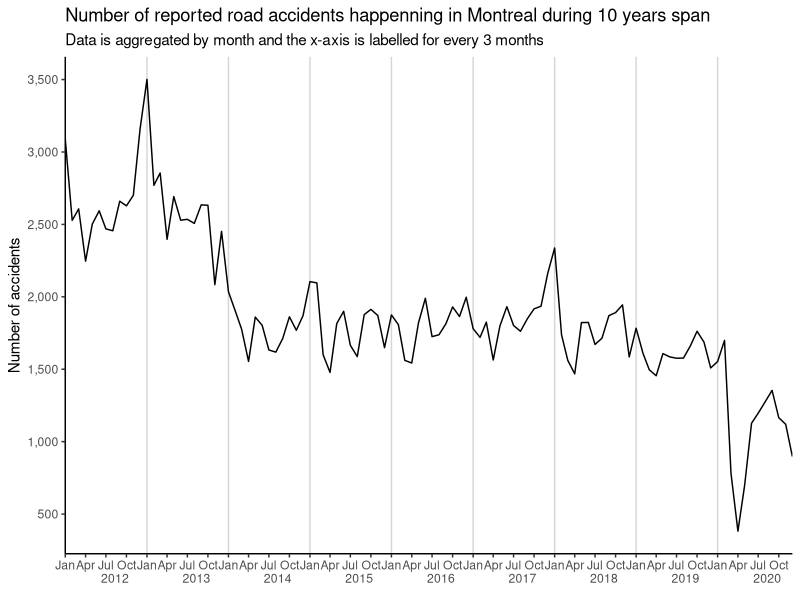
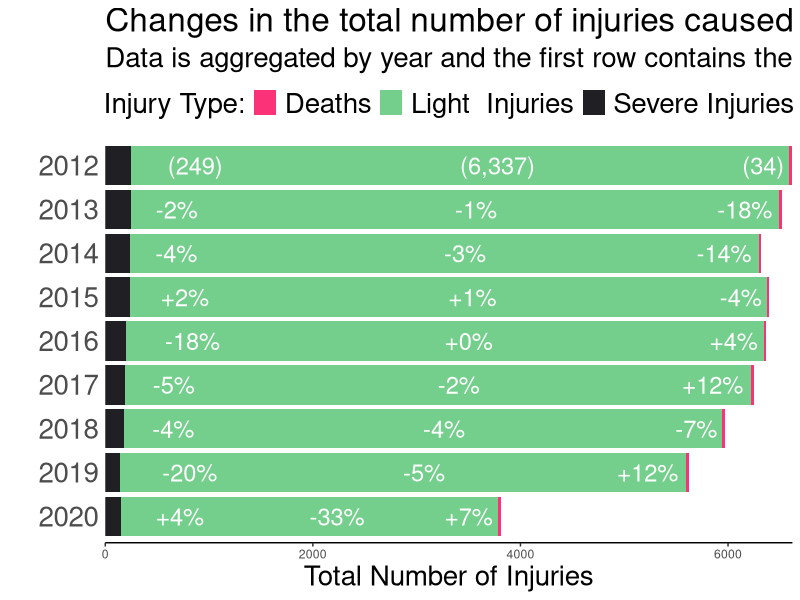
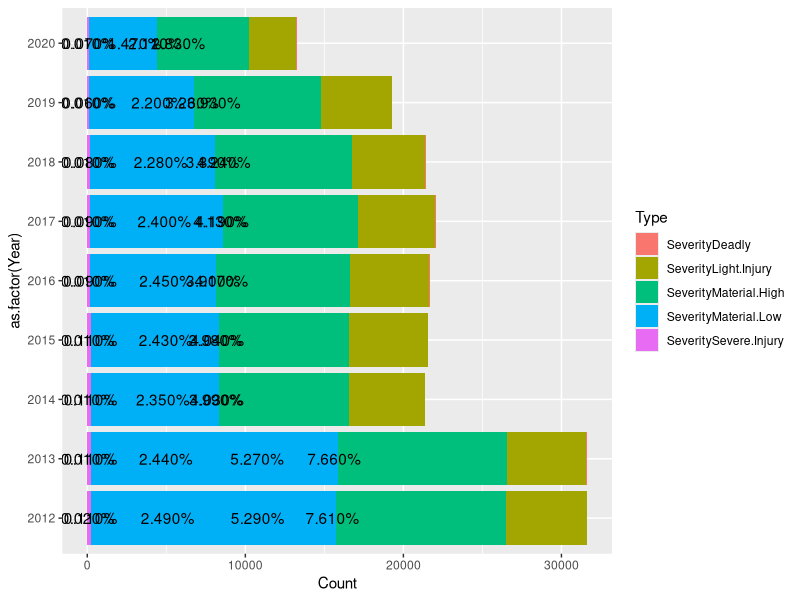
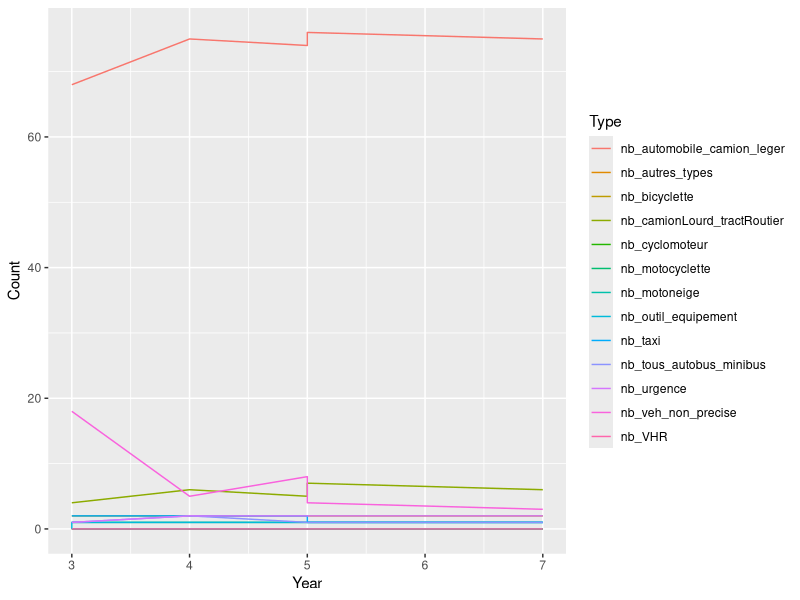

Source code (R) for these figures, in order:

library(tidyverse)

library(scales)
library(knitr)
#library(epiDisplay)
library(forecast)
library(lubridate)
library(grid)

setwd("E:/Montreal-Asphalt-Detectives/Rmarkdown")

accidentsDF <- read.csv('../data/created/timeseries/ts_accidents_by_date.csv',
                        header = TRUE) #%>%
  #select(Date, NB_Accidents)


accidentsDF %>%
  mutate(YYM=paste0(year(Date),'-',sprintf("%02d",month(Date)),'-01')) %>% 
  mutate(YYM = as.Date(YYM, format='%Y-%m-%d')) %>%
  arrange(year(Date),month(Date)) %>%
  group_by(YYM) %>%
  summarise(count = sum(NB_Accidents)) -> ts.data



draw_ts <- function(ts.df){
  p = ggplot(ts.df, aes(YYM, count)) +
    geom_vline(xintercept=as.numeric(ts.df$YYM[yday(ts.df$YYM)==1]), colour="grey60", alpha=.4) +
    geom_line() +
    scale_x_date(date_labels="%b", date_breaks="3 month", expand=c(0,0)) +
    scale_y_continuous(labels = scales::comma,
                       breaks=scales::pretty_breaks(n=10))+
    theme_bw() +
    theme(panel.grid.minor.x = element_blank(), panel.grid = element_blank(),
          panel.background = element_blank(),
          panel.border = element_blank(),axis.line = element_line(colour = "black")) +
    labs(x="", y="Number of accidents", title="Number of reported road accidents happenning in Montreal during 10 years span",
         subtitle = "Data is aggregated by month and the x-axis is labelled for every 3 months") 
  
  # Get the grob
  g <- ggplotGrob(p)
  
  # Get the y axis
  index <- which(g$layout$name == "axis-b")  # Which grob
  xaxis <- g$grobs[[index]]   
  
  # Get the ticks (labels and marks)
  ticks <- xaxis$children[[2]]
  
  # Get the labels
  ticksB <- ticks$grobs[[2]]
  
  # Edit x-axis label grob
  # Find every index of Jun in the x-axis labels and add a newline and
  # then a year label
  junes = which(ticksB$children[[1]]$label == "Jul")
  ticksB$children[[1]]$label[junes] = paste0(ticksB$children[[1]]$label[junes],
                                             "\n      ", unique(year(ts.df$YYM))) 
  
  # Make the edit
  # Center the month labels between ticks
  #ticksB$children[[1]]$label = paste0(paste(rep(" ",7),collapse=""), ticksB$children[[1]]$label)
  
  # Find every index of Jun in the x-axis labels and a year label
  junes = grep("Jun", ticksB$children[[1]]$label)
  ticksB$children[[1]]$label[junes] = paste0(ticksB$children[[1]]$label[junes],
                                             "\n      ", unique(year(ts.df$YYM))) 
  
  # Put the edited labels back into the plot
  ticks$grobs[[2]] <- ticksB
  xaxis$children[[2]] <- ticks
  g$grobs[[index]] <- xaxis
  
  
  
  # Draw the plot
  grid.newpage()
  grid.draw(g)
  
}

draw_ts(ts.data)


accidentsDF %>%
  mutate(Year = year(Date)) %>%
  select(Year, NB_MORTS, NB_BLESSES_GRAVES, NB_BLESSES_LEGERS) %>%
  rename(nb_Dead = NB_MORTS, nb_lightly_injured = NB_BLESSES_LEGERS,
         nb_severly_injured = NB_BLESSES_GRAVES) %>%
  arrange((Year)) %>%
  group_by(Year) %>%
  summarise_all(sum) %>% 
  gather(key="Type", value = "Count", -Year) %>% 
  mutate(Type = factor(Type, levels=c('nb_severly_injured',
                                      'nb_lightly_injured','nb_Dead'),
                       labels=c( 'Severe Injuries', "Light  Injuries",'Deaths'))) %>%
  arrange(Type) %>%
  group_by(Year)%>% 
  mutate( pos = cumsum(Count)-.5*Count) %>%  
  ungroup() %>%
  group_by(Type) %>%
  mutate(pct_change = round((Count/lag(Count) - 1 )*100 ,0) ) %>%
  mutate(pct_color = case_when(
    is.na(pct_change) ~ "black",
    pct_change >= 0 ~ "red",
    pct_change < 0 ~ "green",
    TRUE ~ 'purple'
  ))%>%
  
  ungroup() %>%
  mutate(pct_change = ifelse(is.na(pct_change), 
                            paste0('(',scales::comma(Count),')'),
                             case_when (
    pct_change >= 0 ~ paste0('+', pct_change,'%'),
    pct_change < 0 ~ paste0('-', abs(pct_change), '%')
    ))) %>% 
  mutate(pct = round(prop.table(Count),4),
         hjust.p = c(rep(-.9,9),rep(0,9),rep(1.15,9))) %>% 
  ggplot(aes(x=as.factor(Year), y=Count, label=pct_change)) +
  geom_bar(aes(fill=forcats::fct_rev(Type)),stat="identity") +
  geom_text(aes(y=pos, hjust=hjust.p), stat='identity',color='white',
            size=6)+
            #position=position_stack()) +
  scale_fill_manual(values=c("#fc3279", "#74cf8c",'#201f24'))+ 
  scale_x_discrete(limits=rev)+ 
  scale_y_continuous(expand = c(0, 0))+
  coord_flip()+
  theme(panel.background = element_blank(),
        panel.grid.minor.x = element_blank(), panel.grid = element_blank(),
        panel.border = element_blank(),axis.line.x = element_line(colour = "black"),
        axis.text.y = element_text(size = 20),
        axis.ticks.y = element_blank(),
        legend.position='top',
        legend.text = element_text(size=20),
        legend.title = element_text(size=20),
        title = element_text(size=20))+
  guides(fill=guide_legend(title="Injury Type:")) +
  labs(x="", y="Total Number of Injuries", 
       title="Changes in the total number of injuries caused by car accidents",
       subtitle = "Data is aggregated by year and the first row contains the number of injuries per category for the first year") 

#---------------Severity --------------------------------------
accidentsDF %>%
  mutate(Year = year(Date)) %>%
  select(Year, SeverityDeadly, SeverityLight.Injury, SeveritySevere.Injury,
         SeverityMaterial.High, SeverityMaterial.Low) %>%
  #rename(nb_Dead = NB_MORTS, nb_lightly_injured = NB_BLESSES_LEGERS,
  #       nb_severly_injured = NB_BLESSES_GRAVES) %>%
  arrange(Year) %>%
  group_by(Year) %>%
  summarise_all(sum) %>%
  gather(key="Type", value = "Count", -Year) %>%
  mutate(pct = round(prop.table(Count),4)) %>%
  ggplot(aes(x=as.factor(Year), y=Count, label=scales::percent(pct))) +
  geom_bar(aes(fill=Type),stat="identity") +
  geom_text(stat='identity') +
  coord_flip()
#-------------------------------------------------------------
accidentsDF %>%
  mutate(Year = year(Date)) %>%
  select(Year, NB_BLESSES_MOTO, NB_BLESSES_PIETON, NB_BLESSES_VELO,
         NB_DECES_MOTO, NB_DECES_PIETON, NB_DECES_VELO) %>%
  
  arrange(Year) %>%
  group_by(Year) %>%
  summarise_all(sum) %>% View
#-----------------------------------------------------------------
accidentsDF %>%
  mutate(Year = year(Date)) %>%
  select(Year, starts_with('nb',ignore.case = FALSE), -NB_Accidents) %>%
  arrange(Year) %>%
  group_by(Year) %>%
  summarise_all(sum) %>%
  mutate(newSum = select_if(., is.numeric) %>% 
           reduce(`+`)) %>% 
  mutate_if(is.numeric, list(~ ./newSum)) %>% 
  select(-newSum) %>%

  `*`(100) %>%
  round()%>%
  gather(key="Type", value = "Count", -Year) %>%
  ggplot(aes(x=Year, y=Count)) +
  geom_line(aes(color=Type))


  


